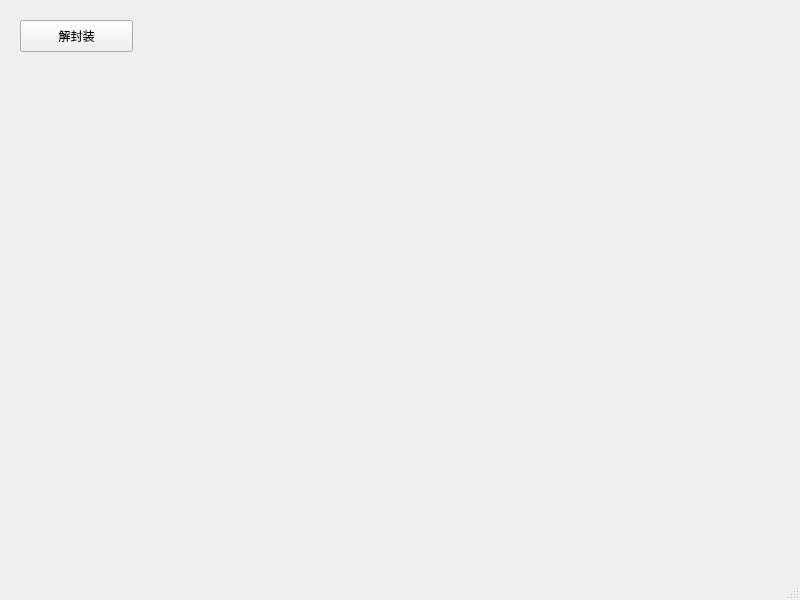
<?xml version="1.0" encoding="UTF-8"?>
<ui version="4.0">
 <class>MainWindow</class>
 <widget class="QMainWindow" name="MainWindow">
  <property name="geometry">
   <rect>
    <x>0</x>
    <y>0</y>
    <width>800</width>
    <height>600</height>
   </rect>
  </property>
  <property name="windowTitle">
   <string>MainWindow</string>
  </property>
  <widget class="QWidget" name="centralwidget">
   <widget class="QPushButton" name="pushButton">
    <property name="geometry">
     <rect>
      <x>20</x>
      <y>20</y>
      <width>113</width>
      <height>32</height>
     </rect>
    </property>
    <property name="text">
     <string>解封装</string>
    </property>
   </widget>
  </widget>
  <widget class="QMenuBar" name="menubar">
   <property name="geometry">
    <rect>
     <x>0</x>
     <y>0</y>
     <width>800</width>
     <height>24</height>
    </rect>
   </property>
  </widget>
  <widget class="QStatusBar" name="statusbar"/>
 </widget>
 <resources/>
 <connections/>
</ui>
